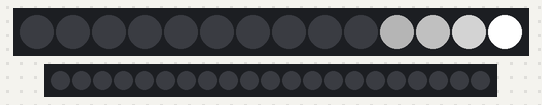
This sketch was run on a simulated ATtiny85, built for the host (arithmetic inside an expression is 32-bit, double 64-bit). Parts: 14 RGB LEDs in strip order, left to right, 21 RGB LEDs in strip order, left to right. An integer division by zero does not stop the program and gives all ones (-1).

Above: at 0.1 s.
At 0.7 s:
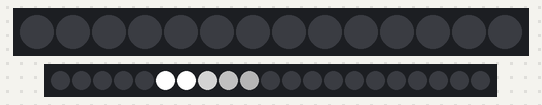
At 1.2 s:
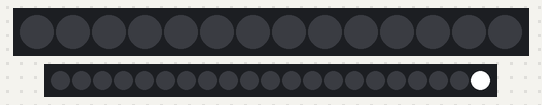

The sketch:

vestidoNoviembre3.ino
```cpp
#include <Adafruit_NeoPixel.h>
#ifdef __AVR__
#include <avr/power.h>
#endif

/*
  top son las tiras que van adelante arriba
  bot son las que van abajo, atras y adelante.
  como estan unidas en la cintura, las de arriba estan en orden invertido.
*/

#define BOT_PIN 6
#define TOP_PIN 5
#define BOT_NUM_LEDS 21   // uno tiene 19 bullshit
#define TOP_NUM_LEDS 14   // uno tiene 13 bullshit


// Parameter 1 = number of pixels in strip
// Parameter 2 = Arduino pin number (most are valid)
// Parameter 3 = pixel type flags, add together as needed:
//   NEO_KHZ800  800 KHz bitstream (most NeoPixel products w/WS2812 LEDs)
//   NEO_KHZ400  400 KHz (classic 'v1' (not v2) FLORA pixels, WS2811 drivers)
//   NEO_GRB     Pixels are wired for GRB bitstream (most NeoPixel products)
//   NEO_RGB     Pixels are wired for RGB bitstream (v1 FLORA pixels, not v2)
//   NEO_RGBW    Pixels are wired for RGBW bitstream (NeoPixel RGBW products)
Adafruit_NeoPixel top = Adafruit_NeoPixel(TOP_NUM_LEDS, TOP_PIN, NEO_GRB + NEO_KHZ800);
Adafruit_NeoPixel bottom = Adafruit_NeoPixel(BOT_NUM_LEDS, BOT_PIN, NEO_GRB + NEO_KHZ800);

// IMPORTANT: To reduce NeoPixel burnout risk, add 1000 uF capacitor across
// pixel power leads, add 300 - 500 Ohm resistor on first pixel's data input
// and minimize distance between Arduino and first pixel.  Avoid connecting
// on a live circuit...if you must, connect GND first.

void setup() {
  // This is for Trinket 5V 16MHz, you can remove these three lines if you are not using a Trinket
#if defined (__AVR_ATtiny85__)
  if (F_CPU == 16000000) clock_prescale_set(clock_div_1);
#endif
  // End of trinket special code


  top.begin();
  top.show(); // Initialize all pixels to 'off'

  bottom.begin();
  bottom.show(); // Initialize all pixels to 'off'

  runTest();
  runTest();
  runTest();
}

void loop() {


}


void runTest(){
  int val = 255;
  for (int i = TOP_NUM_LEDS ; i >= -1; i --) {
    top.clear();
    for (int a = 0; a < 5; a++) {
      top.setPixelColor(i - a, val / a, val / a, val / a);
    }
    top.show();
    delay(10);
  }

  for (int i = 0 ; i < BOT_NUM_LEDS; i ++) {
    bottom.clear();
    for (int a = 0; a < 5; a++) {
      bottom.setPixelColor(i + a, val / a, val / a, val / a);
    }
    bottom.show();
    delay(10);
  }
}
```
